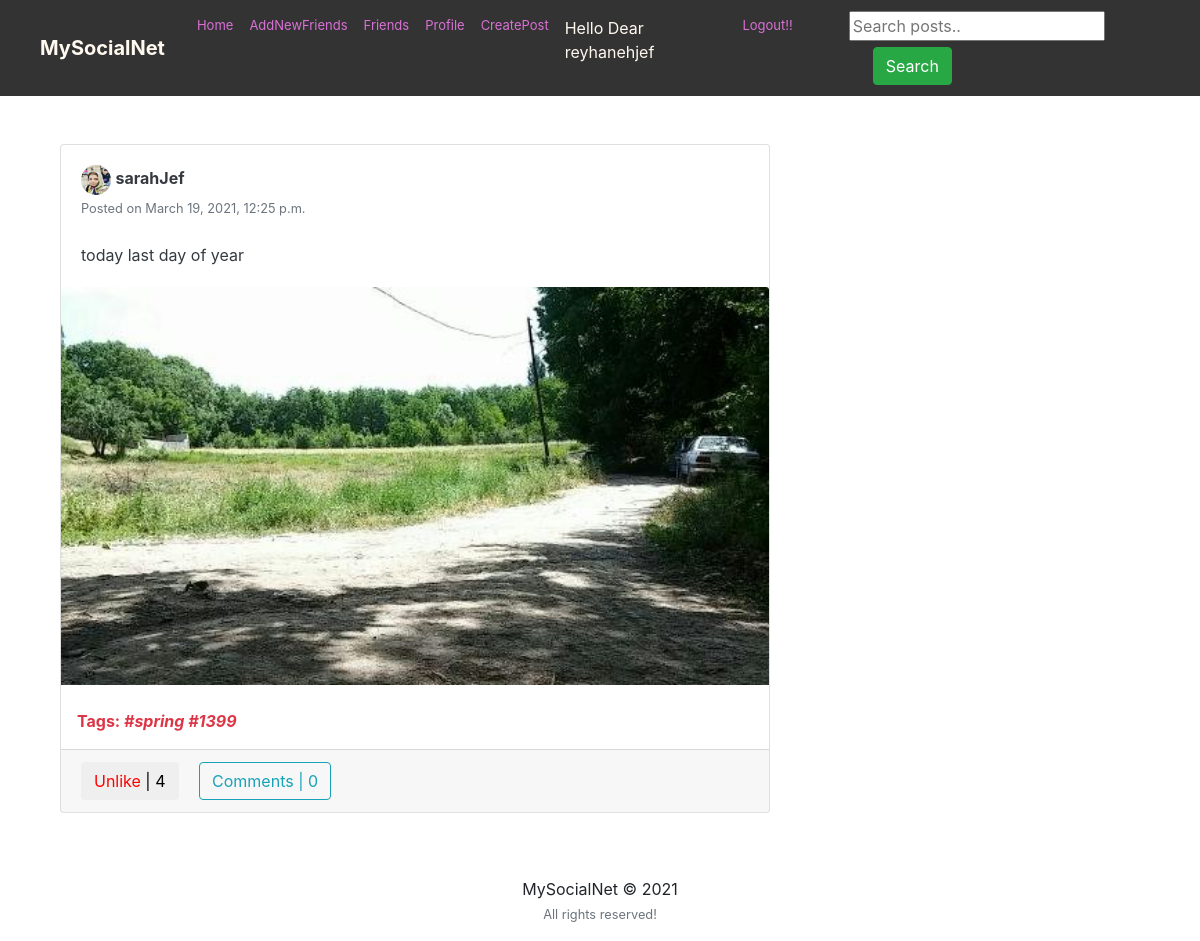
The app's page /postt/user_posts/sarahJef (signed in) with its own data.
### feed/models.py (models this page shows, shortened)
class Post(models.Model):
    description = models.CharField(max_length=255, blank=True)
    pic = models.ImageField(upload_to='path/to/img')
    date_posted = models.DateTimeField(default=timezone.now)
    user_name = models.ForeignKey(User, on_delete=models.CASCADE)
    tags = models.CharField(max_length=100, blank=True)

### users/models.py (models this page shows, shortened)
class Profile(models.Model):
    user = models.OneToOneField(User, on_delete=models.CASCADE)
    image = models.ImageField(default='default.png', upload_to='profile_pics')
    slug = AutoSlugField(populate_from='user')
    bio = models.CharField(max_length=255, blank=True)
    friends = models.ManyToManyField("Profile", blank=True)
    def get_absolute_url(self):
        return "/users/{}".format(self.slug)

### feed/views.py (the view)
# urls.py: path('user_posts/<str:username>', UserPostListView.as_view(), name='user-posts'),
class UserPostListView(LoginRequiredMixin, ListView):
    model = Post
    template_name = 'feed/user_posts.html'
    context_object_name = 'posts'
    paginate_by = 10
    def get_context_data(self, **kwargs):
        context = super(UserPostListView, self).get_context_data(**kwargs)
        user = get_object_or_404(User, username=self.kwargs.get('username'))
        liked = [i for i in Post.objects.filter(user_name=user) if Like.objects.filter(user=self.request.user, post=i)]
        context['liked_post'] = liked
        return context
    def get_queryset(self):
        user = get_object_or_404(User, username=self.kwargs.get('username'))
        return Post.objects.filter(user_name=user).order_by('-date_posted')

### feed/templates/feed/user_posts.html (shortened to what this page needs)
{% extends "feed/layout.html" %}
{% load static %}
{% block searchform %}
<form class="form-inline my-2 my-lg-0 ml-5" action="{% url 'search_posts' %}" method="get">
  <input name="p" type="text" placeholder="Search posts..">
  <button class="btn btn-success my-2 my-sm-0 ml-4" type="submit">Search</button>
</form>
{% endblock searchform %}
{% block content %}
    <div class="container">
        <div class="row">
          <div class="col-md-8">
            {% for post in posts %}
            <div class="card card-signin my-5">
              <div class="card-body">
                <a href="{{ post.user_name.profile.get_absolute_url }}"><img src="{{ post.user_name.profile.image.url }}" class="rounded-circle" width="30" height="30" alt=""></a>
                <a class="text-dark" href="{{ post.user_name.profile.get_absolute_url }}"><b>{{ post.user_name }}</b></a>
                <br><small class="text-muted">Posted on {{ post.date_posted }}</small>
                <br><br>
                <p class="card-text text-dark">{{ post.description }}</p>
              </div>
              <a href="{% url 'post-detail' post.id %}"><img class="card-img-top" src="{{ post.pic.url }}" alt=""></a>
              {% if post.tags %}
              <br><p class="text-danger ml-3"><b>Tags: <i>{{ post.tags }}</i></b></p>
              {% endif %}
              <div class="card-footer">
                <button class="btn btn-white mr-3 like" id="{{ post.id }}">
                    {% if post in liked_post %}
                        <a href="{% url 'post-like' %}" style="color:red;" id="likebtn{{ post.id }}"> Unlike</a> | {{post.likes.count}}
                    {% else %}
                        <a href="{% url 'post-like' %}" style="color:green;" id="likebtn{{ post.id }}"> Like</a> | {{post.likes.count}}
                    {% endif %}
                </button>
                <a class="btn btn-outline-info" href="{% url 'post-detail' post.id %}">Comments | {{ post.details.count }}</a>
              </div>
            </div>
            {% endfor %}
           </div>
        </div>
    </div>
{% endblock content %}

### feed/templates/feed/layout.html (shortened to what this page needs)
{% load static %}
<!DOCTYPE html>
<html>
<head>
    <link rel="stylesheet" href="https://maxcdn.bootstrapcdn.com/bootstrap/4.0.0/css/bootstrap.min.css">
    <link rel="stylesheet" type="text/css" href="https://storage.googleapis.com/bytewalk/profilepage.css">
    <link rel="stylesheet" type="text/css" href="https://storage.googleapis.com/bytewalk/styles.css">
</head>
<body>
    <nav  style=" background-color:#333333" class="navbar navbar-expand-lg navbar-dark  sticky-top">
      <a class="navbar-brand ml-4 mr-4"style="color: #fff9ef" href="{% url 'home' %}"><b>MySocialNet</b></a>
      <div >
        <div class="navbar-nav">
          <a class="nav-item nav-link" href="{% url 'home' %}"  style="color: orchid;font-size: small">Home</a>
          <a class="nav-item nav-link" href="{% url 'users_list' %}"  style="color: orchid;font-size: small">AddNewFriends</a>
          {% if user.is_authenticated %}
            <a class="nav-item nav-link" href="{% url 'friend_list' %}"  style="color: orchid;font-size: small">Friends</a>
            <a class="nav-item nav-link" href="{% url 'my_profile' %}"  style="color: orchid;font-size: small">Profile</a>
            <a class="nav-item nav-link" href="{% url 'post-create' %}"  style="color: orchid;font-size: small">CreatePost</a>
               <p class="nav-item nav-link" href="{% url 'my_profile' %}"  style="color: #fff9ef">Hello Dear  {{ user.username }}</p>
                <a class="nav-item nav-link  "  href="{% url 'logout' %}"   style="color: orchid;font-size: small">Logout!!</a>
          {% else %}
            <a class="nav-item nav-link " href="{% url 'login' %}"  style="color: snow;font-size: small">Login</a>
            <a class="nav-item nav-link " href="{% url 'register' %} "  style="color: snow;font-size: small">Register</a>
          {% endif %}
            {% block searchform %}{% endblock searchform %}
        </div>
      </div>
    </nav>
    <div class="container">
    {% block content %}{% endblock content %}
    </div>
    <footer class="page-footer font-small black">
      <div class="footer-copyright text-center py-3">MySocialNet © 2021
      <br><small class="text-muted">All rights reserved!</small>
    </div>
    </footer>
</body>
</html>

### records on screen
Post: user_name.profile.image (picture), user_name "sarahJef", date_posted "March 19, 2021, 12:25 p.m.", description "today last day of year", pic (picture), tags "#spring #1399", likes.count "4", details.count "0"

### other values on screen
{{ user.username }} "reyhanehjef"
